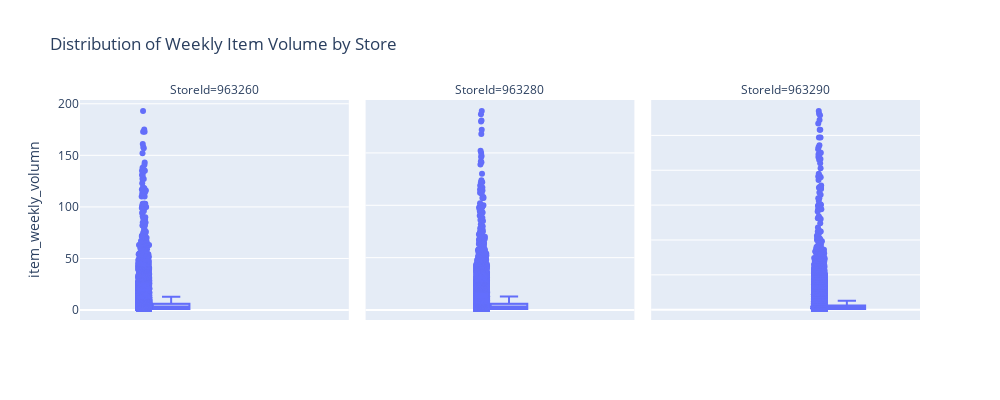

Notebook source saved alongside this figure:
### Code cell
import plotly.express as px

fig = px.box(
    items1,  # or aux if that's your filtered DataFrame
    y='item_weekly_volumn',
    facet_col='StoreId',
    points='all',  # show all data points
    title='Distribution of Weekly Item Volume by Store',
    height=400,
    width=1000# optional: adjust for layout
)
fig.update_yaxes(matches=None)
fig.show()

### Figure 1 — Plotly figure (JSON) as saved in the notebook; plotly's stock layout.template omitted (floating-point values rounded to 4 significant figures; data arrays with more than 128 entries replaced by an {"elided": "..."} marker saying what was removed)
{"data": [{"alignmentgroup": "True", "boxpoints": "all", "hovertemplate": "StoreId=963260<br>item_weekly_volumn=%{y}<extra></extra>", "legendgroup": "", "marker": {"color": "#636efa"}, "name": "", "notched": false, "offsetgroup": "", "orientation": "v", "showlegend": false, "type": "box", "x0": " ", "xaxis": "x", "y": {"elided": "28800 int values"}, "y0": " ", "yaxis": "y"}, {"alignmentgroup": "True", "boxpoints": "all", "hovertemplate": "StoreId=963280<br>item_weekly_volumn=%{y}<extra></extra>", "legendgroup": "", "marker": {"color": "#636efa"}, "name": "", "notched": false, "offsetgroup": "", "orientation": "v", "showlegend": false, "type": "box", "x0": " ", "xaxis": "x2", "y": {"elided": "27510 int values"}, "y0": " ", "yaxis": "y2"}, {"alignmentgroup": "True", "boxpoints": "all", "hovertemplate": "StoreId=963290<br>item_weekly_volumn=%{y}<extra></extra>", "legendgroup": "", "marker": {"color": "#636efa"}, "name": "", "notched": false, "offsetgroup": "", "orientation": "v", "showlegend": false, "type": "box", "x0": " ", "xaxis": "x3", "y": {"elided": "28840 int values"}, "y0": " ", "yaxis": "y3"}], "layout": {"annotations": [{"font": {}, "showarrow": false, "text": "StoreId=963260", "x": 0.16, "xanchor": "center", "xref": "paper", "y": 1, "yanchor": "bottom", "yref": "paper"}, {"font": {}, "showarrow": false, "text": "StoreId=963280", "x": 0.5, "xanchor": "center", "xref": "paper", "y": 1, "yanchor": "bottom", "yref": "paper"}, {"font": {}, "showarrow": false, "text": "StoreId=963290", "x": 0.84, "xanchor": "center", "xref": "paper", "y": 1, "yanchor": "bottom", "yref": "paper"}], "boxmode": "group", "height": 400, "legend": {"tracegroupgap": 0}, "title": {"text": "Distribution of Weekly Item Volume by Store"}, "width": 1000, "xaxis": {"anchor": "y", "domain": [0, 0.32]}, "xaxis2": {"anchor": "y2", "domain": [0.34, 0.66], "matches": "x"}, "xaxis3": {"anchor": "y3", "domain": [0.68, 1.0], "matches": "x"}, "yaxis": {"anchor": "x", "domain": [0, 1], "title": {"text": "item_weekly_volumn"}}, "yaxis2": {"anchor": "x2", "domain": [0, 1], "showticklabels": false}, "yaxis3": {"anchor": "x3", "domain": [0, 1], "showticklabels": false}}}
